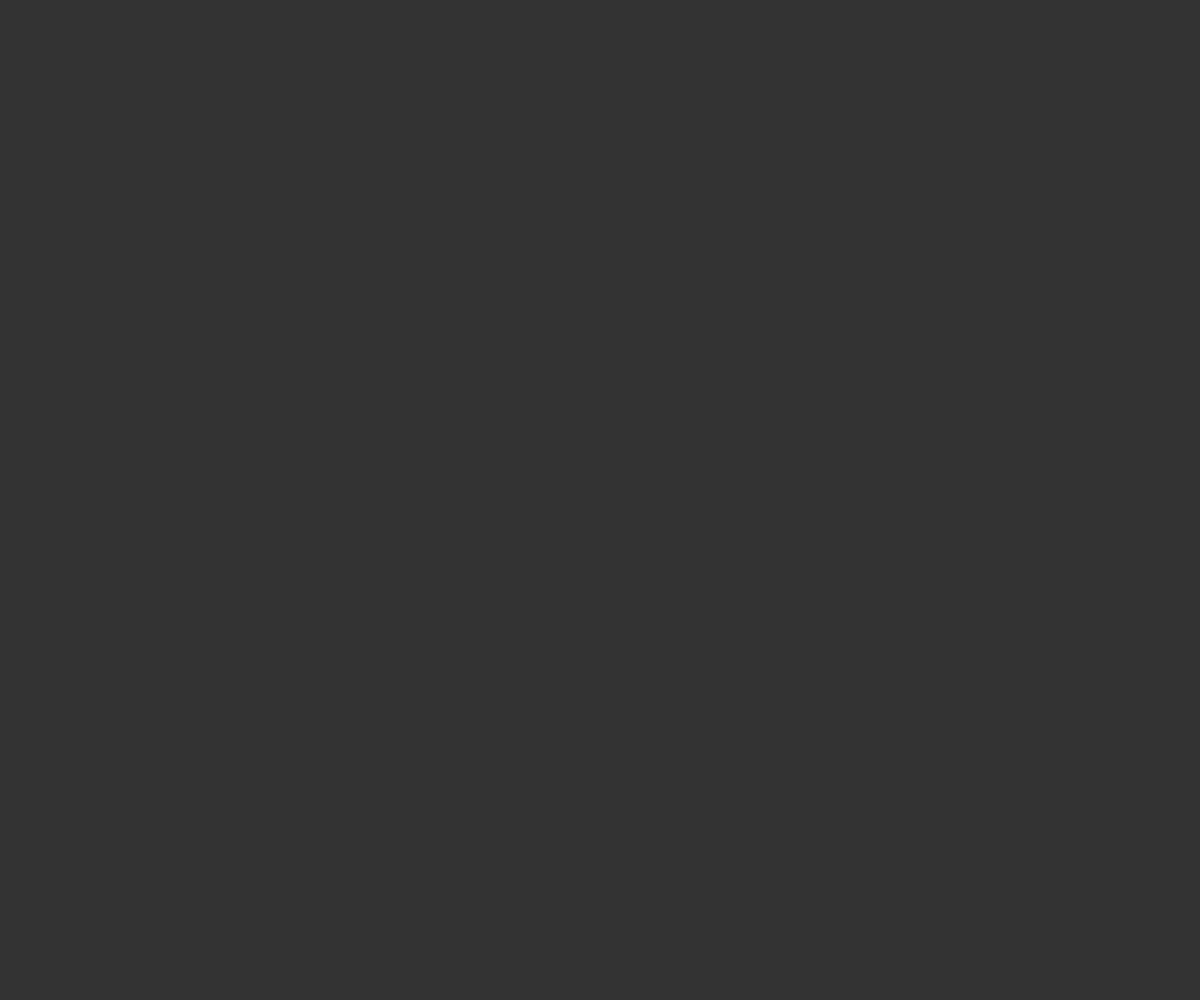
Frame 1 (no input)
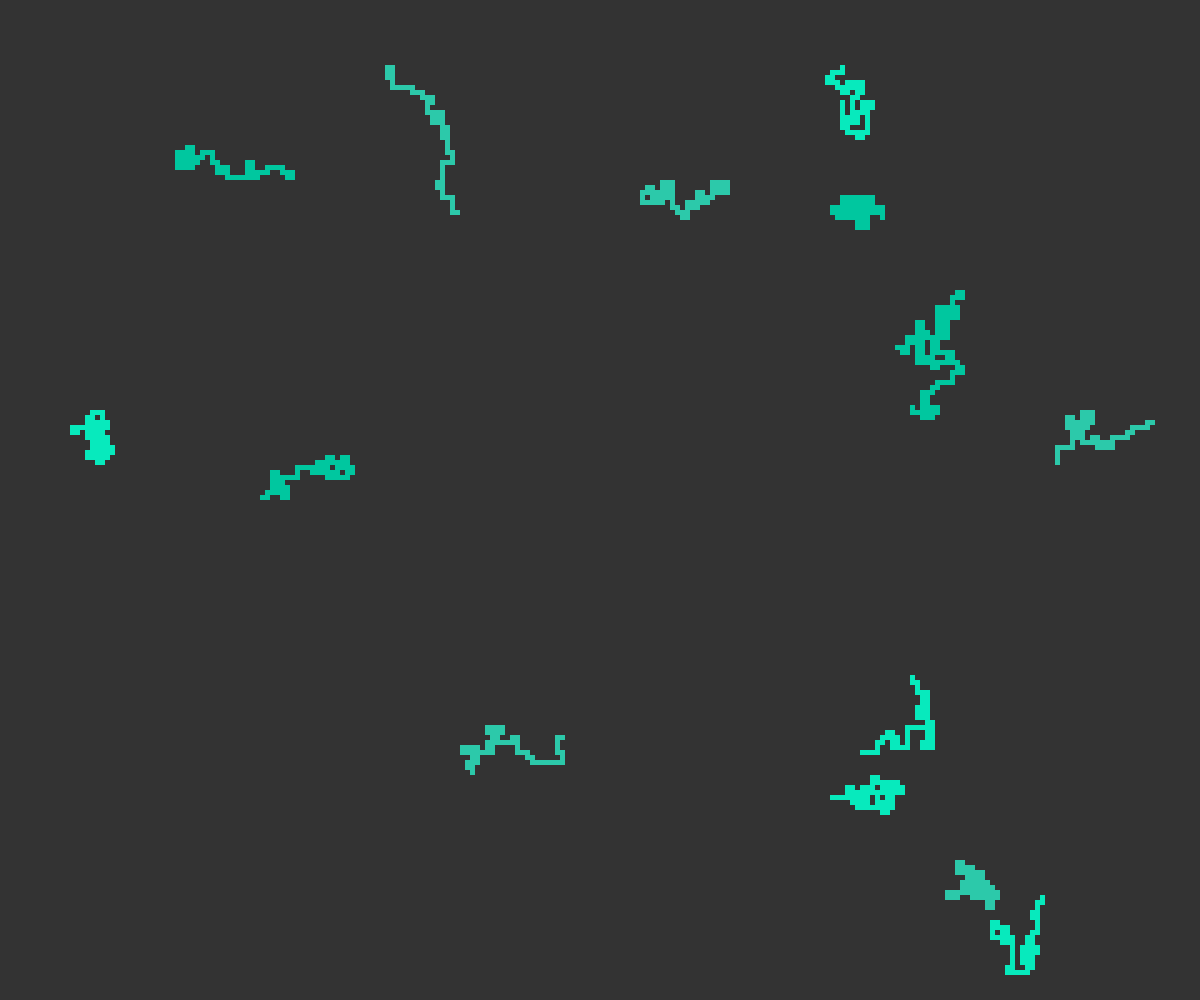
Frame 60 (no input)
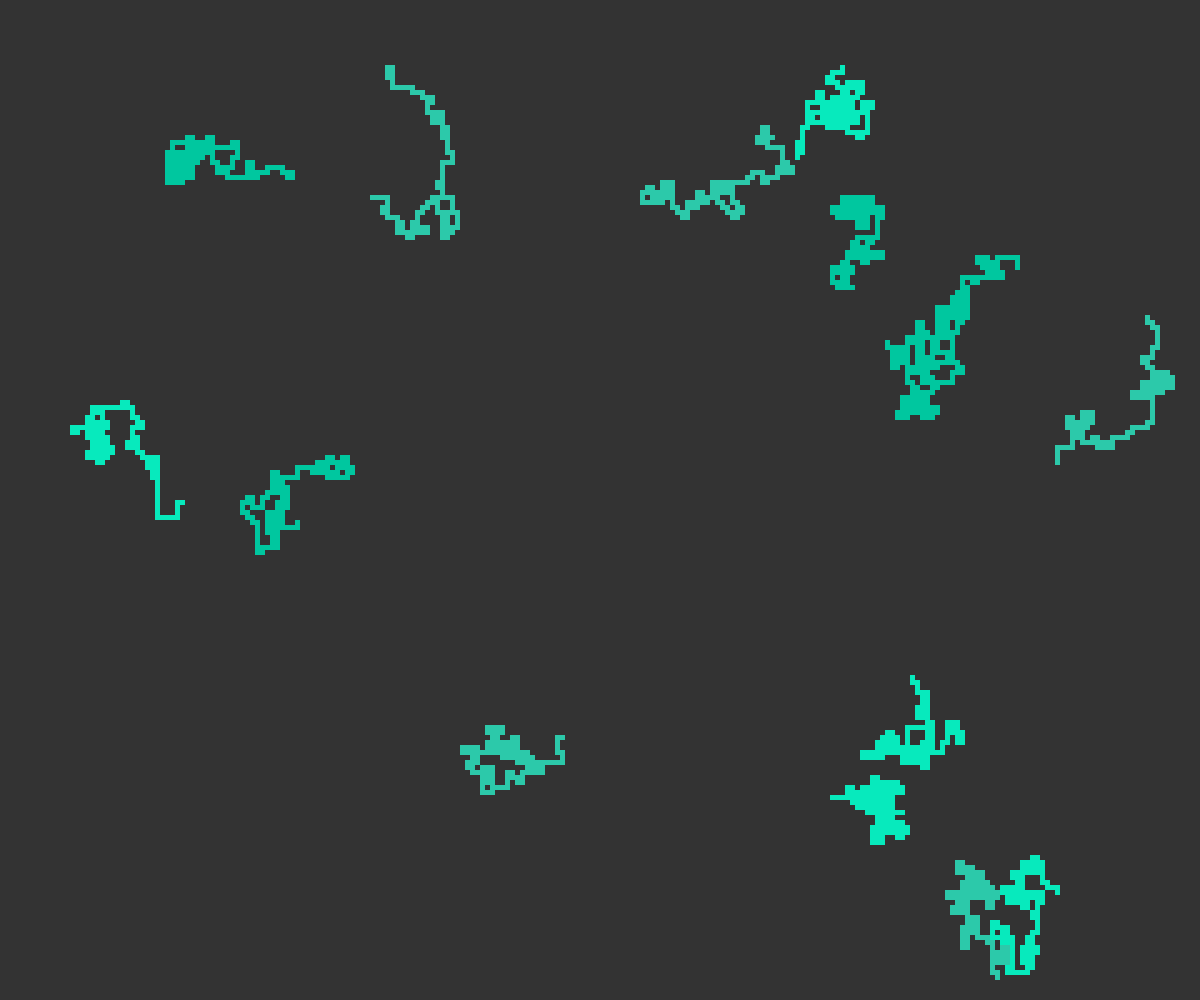
Frame 120 (the mouse pressed at the canvas centre since frame 60)

The p5.js sketch that drew these frames (run headless with seeded random() and noise() and a simulated clock; from frame 60 on, the mouse is pressed at the canvas centre):

// p5.js sketch
// ── sketch.js
'use strict';

var cols = void 0,
    rows = void 0;
var w = 5;

var painters = [],
    stacks = [],
    grid = [];

var colors = [
// [255, 0, 255],
// [0, 0, 255],
// [255, 175, 255],
// [0, 255, 0],
// [255, 200, 0],
// [255, 0, 0], 
// [222, 92, 255],
// [89, 249, 255],
// [180, 255, 168],
// [0, 199, 159],
// [241, 197, 232],
// [174, 0, 255],
// [181, 225, 172],
// [65, 130, 170],
// [192, 93, 183],
// [200, 115, 231],
// [88, 93, 138],

[0, 199, 159], [0, 199, 159], [0, 199, 159], [0, 199, 159], [0, 199, 159], [7, 234, 189], [7, 234, 189], [7, 234, 189], [7, 234, 189], [7, 234, 189], [44, 201, 170], [44, 201, 170], [44, 201, 170], [44, 201, 170], [44, 201, 170]];

function setup() {
	createCanvas(windowWidth, windowHeight);

	rows = floor(width / w);
	cols = floor(height / w);

	for (var i = 0; i < rows; i++) {
		grid[i] = [];
		for (var j = 0; j < cols; j++) {
			var cell = new Cell(i, j);
			grid[i][j] = cell;
		}
	}

	for (var _i = 0; _i < colors.length; _i++) {
		stacks[_i] = [];
		painters[_i] = random(random(grid));
		console.log(_i, painters[_i]);
	}
	console.log('\n== Setup ==\n\tWidth: ' + width + ', Height ' + height + '\n\tRows: ' + rows + ', Columns: ' + cols + '\n\tColors:\n\t\t' + colors.join('\n\t\t') + '\n\t');
}

function draw() {
	background(51);
	for (var i = 0; i < rows; i++) {
		for (var j = 0; j < cols; j++) {
			grid[i][j].show();
		}
	}

	for (var _i2 = 0; _i2 < painters.length; _i2++) {
		painters[_i2].visited = true;
		painters[_i2].c = colors[_i2];

		var next = painters[_i2].getNeighbor();
		if (next) {
			next.visited = true;
			next.c = colors[_i2];
			stacks[_i2].push(painters[_i2]);
			painters[_i2] = next;
		} else if (stacks[_i2].length > 0) painters[_i2] = stacks[_i2].pop();
	}
}
// ── Cell.js
"use strict";

var _createClass = function () { function defineProperties(target, props) { for (var i = 0; i < props.length; i++) { var descriptor = props[i]; descriptor.enumerable = descriptor.enumerable || false; descriptor.configurable = true; if ("value" in descriptor) descriptor.writable = true; Object.defineProperty(target, descriptor.key, descriptor); } } return function (Constructor, protoProps, staticProps) { if (protoProps) defineProperties(Constructor.prototype, protoProps); if (staticProps) defineProperties(Constructor, staticProps); return Constructor; }; }();

function _classCallCheck(instance, Constructor) { if (!(instance instanceof Constructor)) { throw new TypeError("Cannot call a class as a function"); } }

var Cell = function () {
	function Cell(i, j) {
		_classCallCheck(this, Cell);

		this.i = i;
		this.j = j;
		this.c = [];
		this.visited = false;
	}

	// highlight() {
	// 	let x = this.i * w;
	// 	let y = this.j * w;
	// 	noStroke();
	// 	fill(0, 100, 255, 100);
	// 	rect(x, y, w, w);
	// }

	_createClass(Cell, [{
		key: "show",
		value: function show() {
			var x = this.i * w;
			var y = this.j * w;

			if (this.visited) {
				noStroke();
				fill(this.c[0], this.c[1], this.c[2] /*100*/);
				rect(x, y, w, w);
			}
		}
	}, {
		key: "getCell",
		value: function getCell(i, j) {
			if (i < 0 || j < 0 || i > rows - 1 || j > cols - 1) return undefined;else return grid[i][j];
		}
	}, {
		key: "getNeighbor",
		value: function getNeighbor() {
			var neighbors = [];

			var top = this.getCell(this.i, this.j - 1);
			var right = this.getCell(this.i + 1, this.j);
			var bottom = this.getCell(this.i, this.j + 1);
			var left = this.getCell(this.i - 1, this.j);

			if (top && !top.visited) neighbors.push(top);
			if (right && !right.visited) neighbors.push(right);
			if (bottom && !bottom.visited) neighbors.push(bottom);
			if (left && !left.visited) neighbors.push(left);

			if (neighbors.length > 0) return neighbors[floor(random(0, neighbors.length))];else return undefined;
		}
	}]);

	return Cell;
}();
